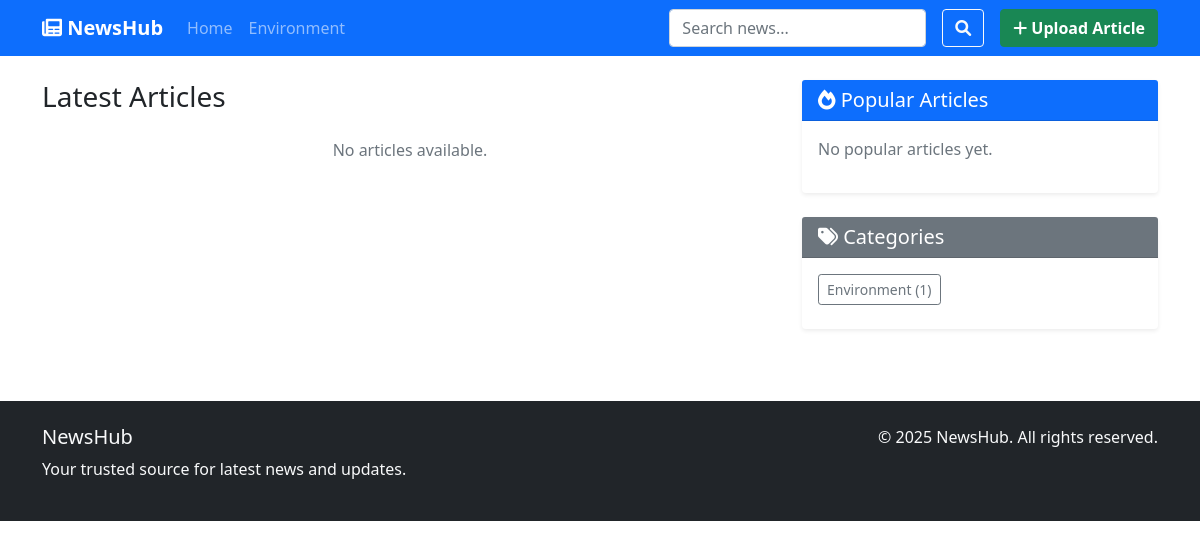
/, run on an earlier commit of the app's database.
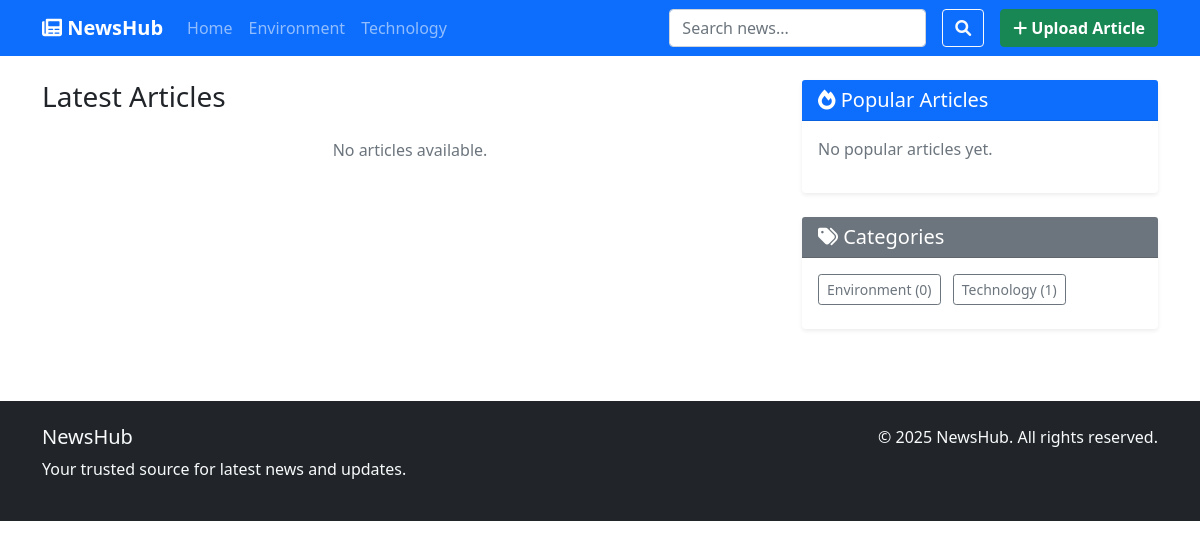
And on a later commit of the database.
### news/models.py (models this page shows, shortened)
class Category(models.Model):
    name = models.CharField(max_length=100, unique=True)
    description = models.TextField(blank=True)
    created_at = models.DateTimeField(auto_now_add=True)
    class Meta:
        verbose_name_plural = "Categories"
    def get_absolute_url(self):
        return reverse('news:category', kwargs={'category_id': self.pk})

### news/views.py (the view)
# urls.py: path('', views.home, name='home'),
def home(request):
    articles = Article.objects.filter(status='published').select_related('author', 'category')
    categories = Category.objects.all()
    context = {
        'articles': articles,
        'categories': categories,
    }
    return render(request, 'news/home.html', context)

### news/context_processors.py (called while the page is built)
def categories_processor(request):
    return {'categories': Category.objects.all()}

### news/templates/news/home.html (shortened to what the changed rows need)
{% extends 'news/base.html' %}
{% load static %}
{% block content %}
<div class="container">
    <div class="row">
        <div class="col-lg-4">
            <div class="card border-0 shadow-sm">
                <div class="card-body">
                    {% for category in categories %}
                    <a href="{{ category.get_absolute_url }}" class="btn btn-outline-secondary btn-sm me-2 mb-2">
                        {{ category.name }} ({{ category.articles.count }})
                    </a>
                    {% empty %}
                    <p class="text-muted">No categories available.</p>
                    {% endfor %}
                </div>
            </div>
        </div>
    </div>
</div>
{% endblock %}

### news/templates/news/base.html (shortened to what this page needs)
<!DOCTYPE html>
<html lang="en">
<head>
    <link href="https://cdnjs.cloudflare.com/ajax/libs/bootstrap/5.1.3/css/bootstrap.min.css" rel="stylesheet">
    <link href="https://cdnjs.cloudflare.com/ajax/libs/font-awesome/6.0.0/css/all.min.css" rel="stylesheet">
</head>
<body>
    <nav class="navbar navbar-expand-lg navbar-dark bg-primary">
        <div class="container">
            <a class="navbar-brand fw-bold" href="{% url 'news:home' %}">
                <i class="fas fa-newspaper"></i> NewsHub
            </a>
            <div class="collapse navbar-collapse" id="navbarNav">
                <ul class="navbar-nav me-auto">
                    <li class="nav-item">
                        <a class="nav-link" href="{% url 'news:home' %}">Home</a>
                    </li>
                    {% for category in categories %}
                    <li class="nav-item">
                        <a class="nav-link" href="{{ category.get_absolute_url }}">{{ category.name }}</a>
                    </li>
                    {% endfor %}
                </ul>
                <form class="d-flex align-items-center gap-2" method="GET" action="{% url 'news:search' %}">
                    <input class="form-control me-2" type="search" name="q" placeholder="Search news..."
                        value="{{ request.GET.q }}" style="min-width: 180px;">
                    <button class="btn btn-outline-light me-2" type="submit" title="Search">
                        <i class="fas fa-search"></i>
                    </button>
                    <a href="{% url 'news:article_create' %}" class="btn btn-success fw-bold d-flex align-items-center"
                        style="white-space: nowrap;">
                        <i class="fas fa-plus me-1"></i> Upload Article
                    </a>
                </form>
            </div>
        </div>
    </nav>
    <main class="py-4">
        {% block content %}
        {% endblock %}
    </main>
    <footer class="bg-dark text-light py-4 mt-5">
        <div class="container">
            <div class="row">
                <div class="col-md-6">
                    <h5>NewsHub</h5>
                    <p>Your trusted source for latest news and updates.</p>
                </div>
                <div class="col-md-6 text-md-end">
                    <p>&copy; 2025 NewsHub. All rights reserved.</p>
                </div>
            </div>
        </div>
    </footer>
</body>
</html>

What changed in the data, as far as the page shows it:
computed for Category "Environment": articles.count "1" → "0"
added Category: name "Technology", articles.count "1"
